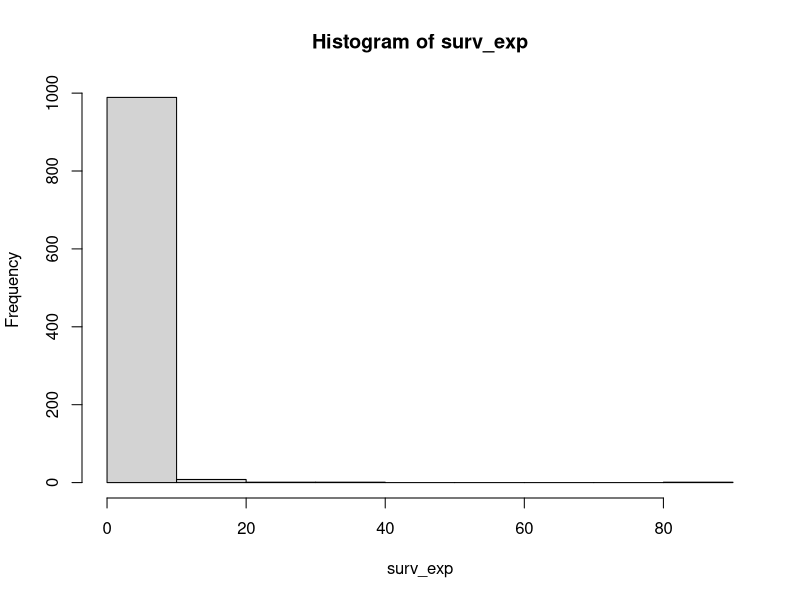
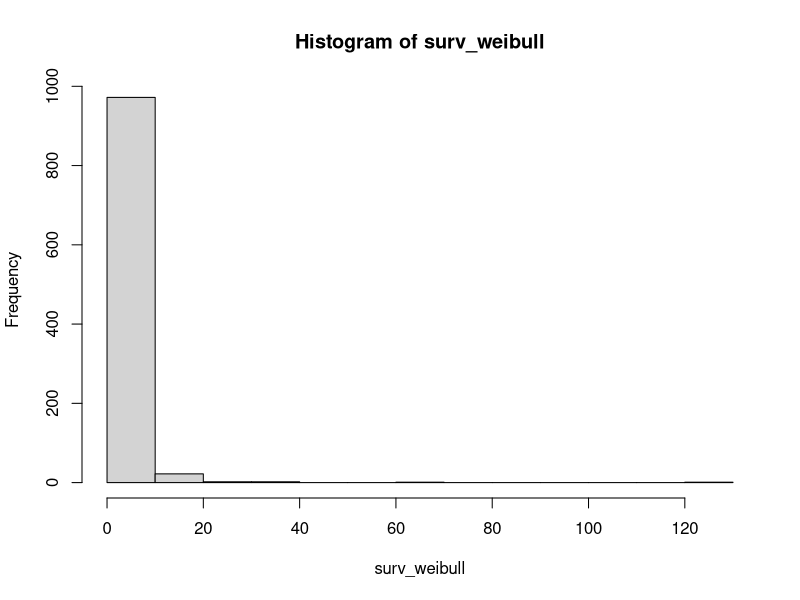
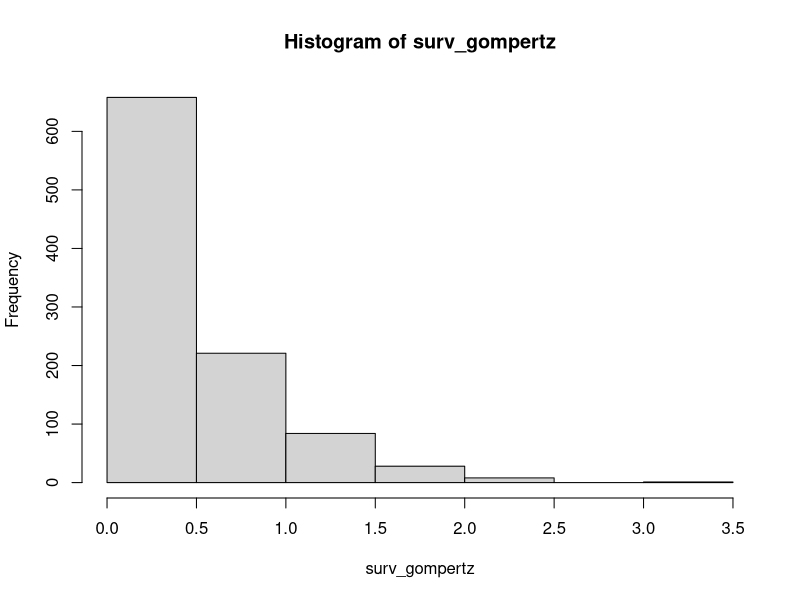
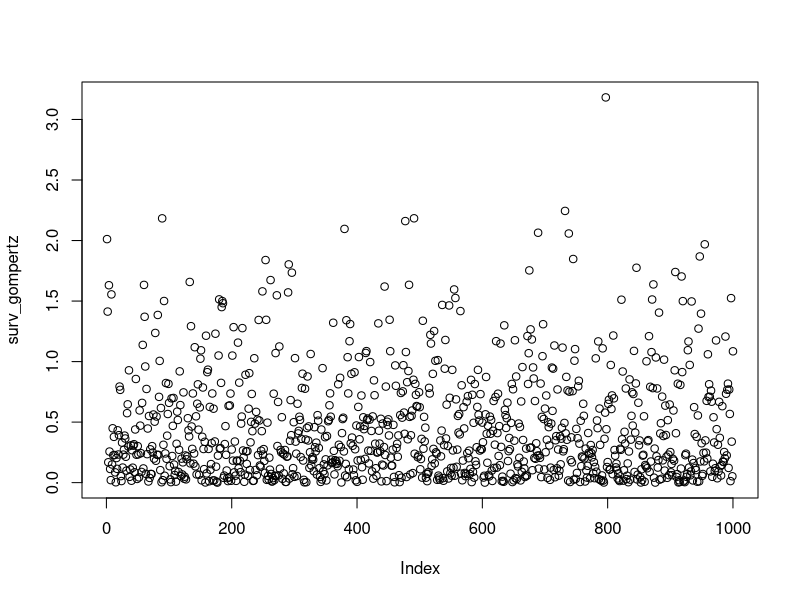

Write R code to recreate these figures, in order.
# Simulating survival time with time-invariant covarites 

n=1000

x1=rnorm(n,0,1)
x2=rnorm(n,0,1)
x3=runif(n,0,1)
x4=rbinom(n,1,0.5)
x5=rbinom(n,1,0.2)

df=data.frame(x1,x2,x3,x4,x5)

# 1. Exponential

simu_exp<-function(x,lambda){
    u=runif(1,0,1)
    t=-log(u)/(lambda*exp(1.2*x[1]+0.5*x[2]+0.1*x[3]+0.5*x[4]+0.6*x[5]))
    return(t)
}

surv_exp=apply(df,1,simu_exp,lambda=2)

hist(surv_exp)



# 2. Weibull

simu_weibull<-function(x,lambda,v){
  u=runif(1,0,1)
  t=-(log(u)/(lambda*exp(1.2*x[1]+0.5*x[2]+0.1*x[3]+0.5*x[4]+0.6*x[5])))^(1/v)
  return(t)
}

surv_weibull=apply(df,1,simu_weibull,lambda=1,v=1)

hist(surv_weibull)


# 3. Gompertz distribution

simu_gompertz<-function(x,lambda,alpha){
  u=runif(1,0,1)
  t=1/alpha*log(1-(alpha*log(u))/(lambda*exp(1.2*x[1]+0.5*x[2]+0.1*x[3]+0.5*x[4]+0.6*x[5])))
  return(t)
}

surv_gompertz=apply(df,1,simu_gompertz,lambda=1,alpha=2)

hist(surv_gompertz)


df$surv_exp=surv_exp
df$surv_weibull=surv_weibull
df$surv_gompertz=surv_gompertz

df$status=1

plot(surv_gompertz)




# Fit a Cox proportional hazards model

library(survival)

fit_exp <- coxph(Surv(time = df$surv_exp, event = df$status) ~ x1+x2+x3+x4+x5, data = df)
fit_weibull <- coxph(Surv(time = df$surv_weibull, event = df$status) ~ x1+x2+x3+x4+x5, data = df)
fit_gompertz <- coxph(Surv(time = df$surv_gompertz, event = df$status) ~ x1+x2+x3+x4+x5, data = df)

fit_exp
fit_weibull
fit_gompertz 
